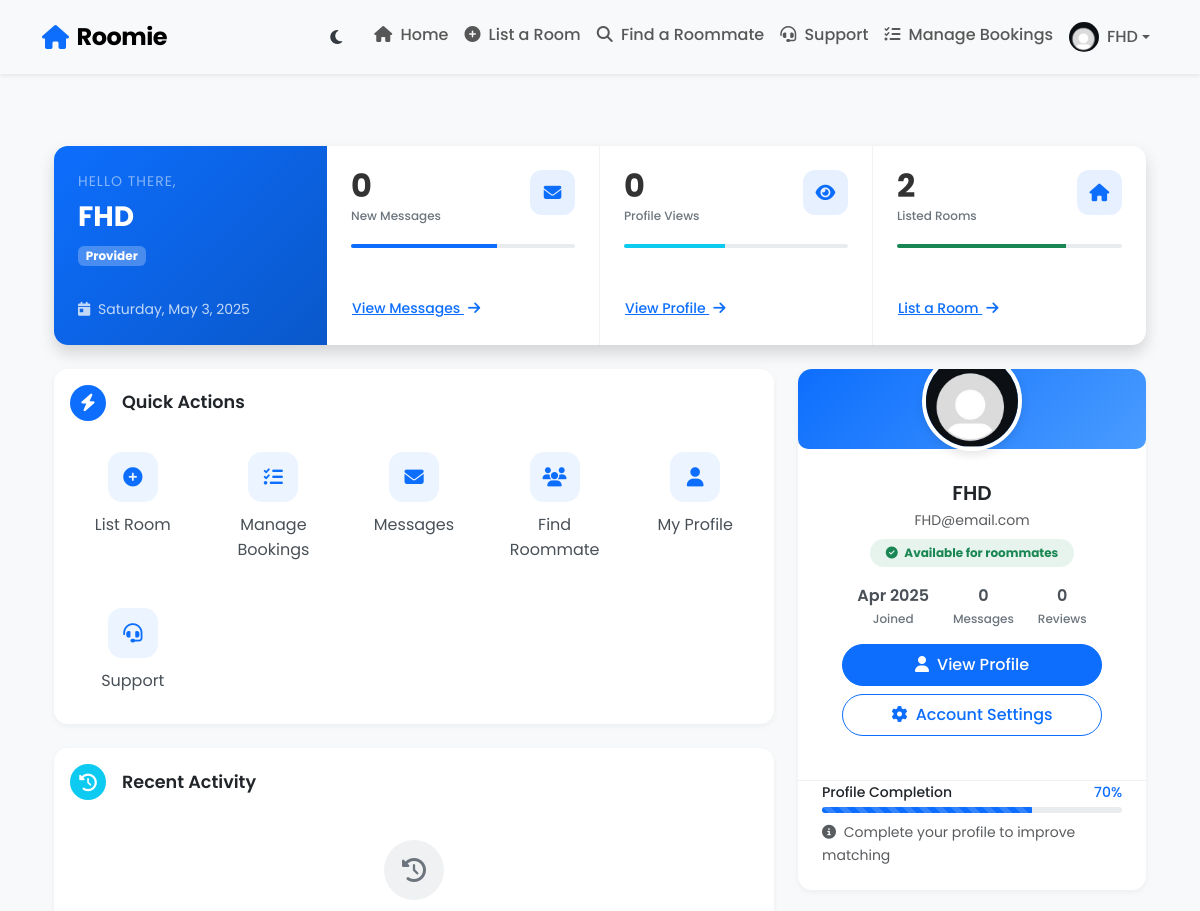
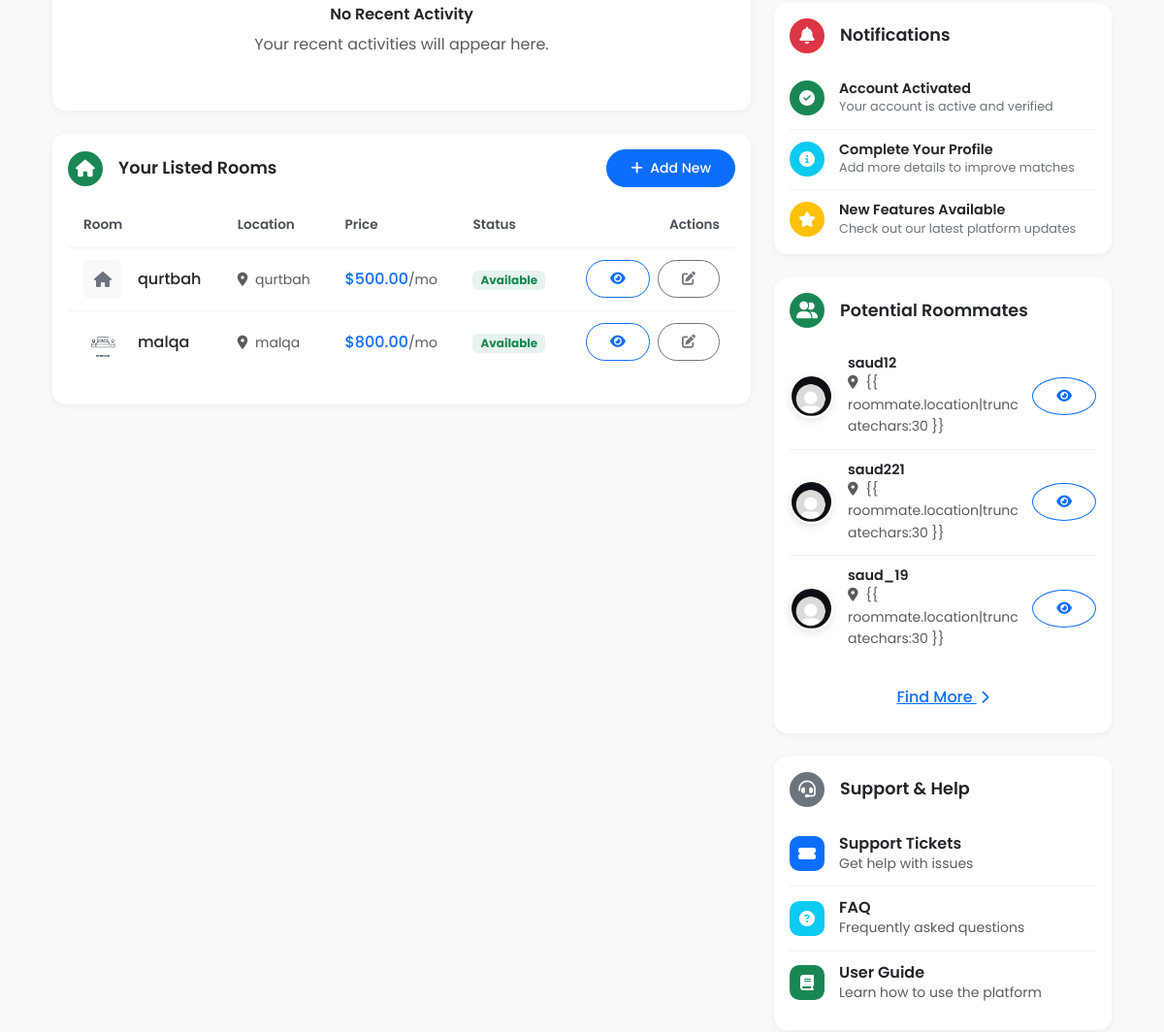
Page /dashboard/ (signed in, upper part) on the earlier database version (2 pictures, top to bottom).
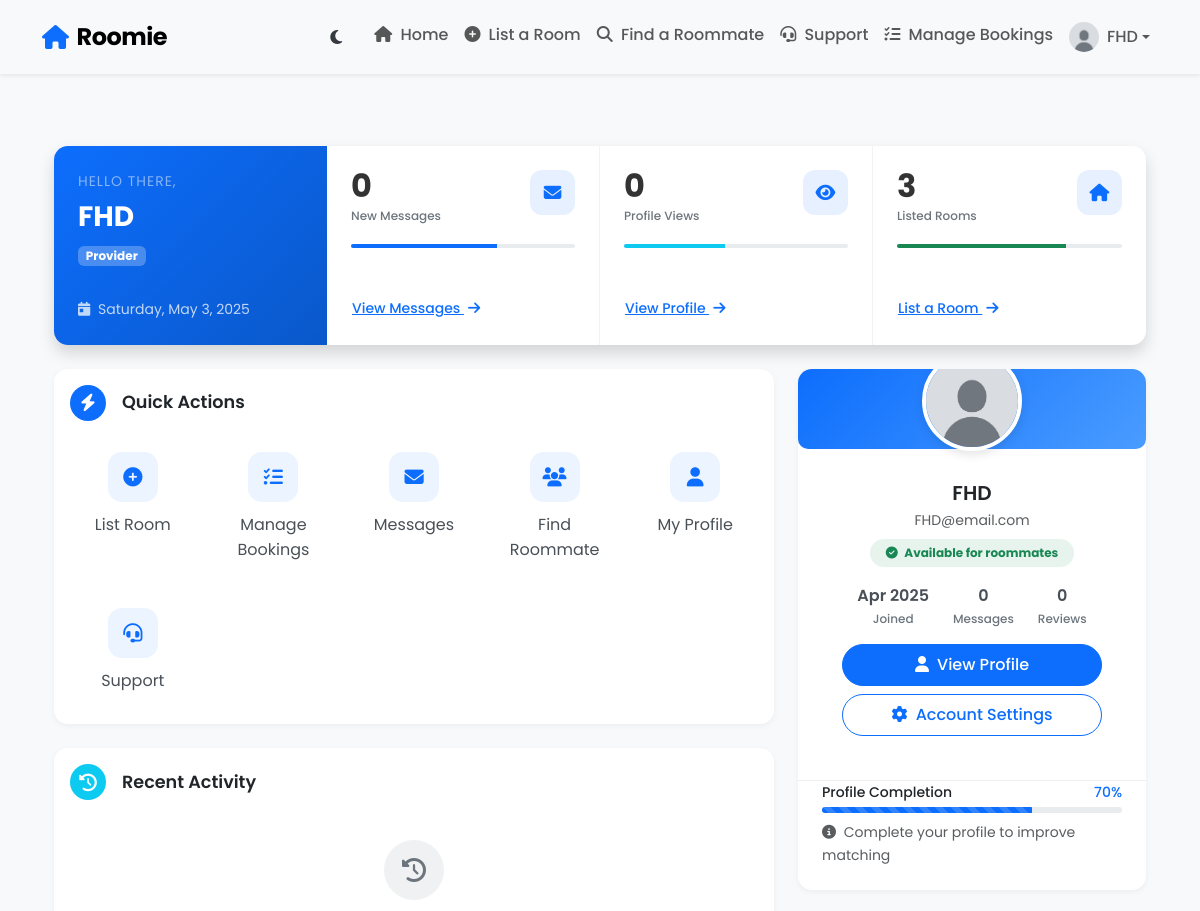
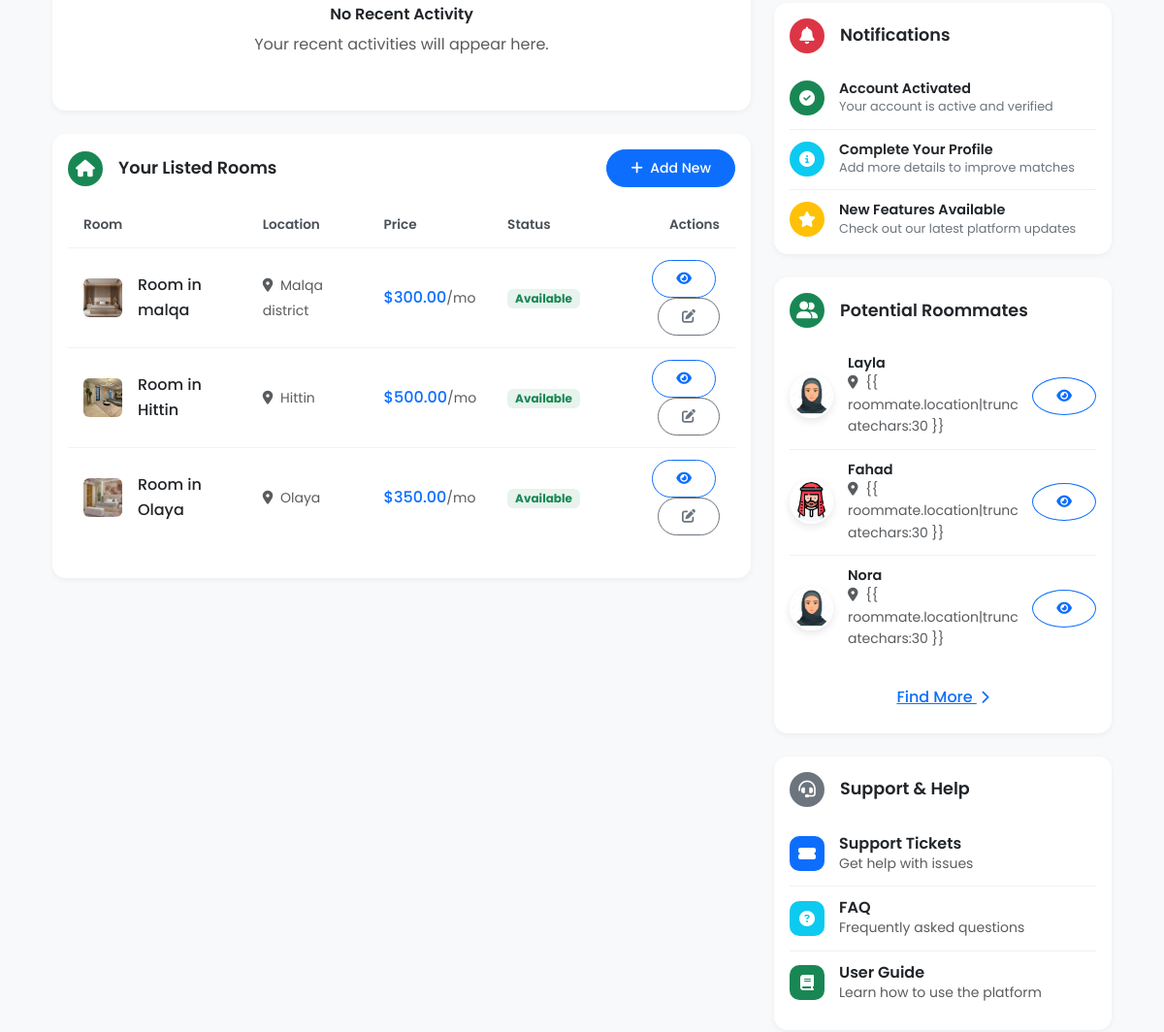
Same page on the later database version (2 pictures, top to bottom).
### core/models.py (models this page shows, shortened)
class User(AbstractUser):
    ACCOUNT_TYPE_CHOICES = [
        ('seeker', 'Seeker'),
        ('provider', 'Provider'),
    ]
    GENDER_CHOICES = [
        ('male', 'Male'),
        ('female', 'Female'),
    ]
    email = models.EmailField(unique=True)
    gender = models.CharField(max_length=10, choices=GENDER_CHOICES, blank=True, null=True)
    birthdate = models.DateField(blank=True, null=True)
    bio = models.TextField(blank=True, null=True)
    location = models.CharField(max_length=255, blank=True, null=True)
    profile_photo = models.ImageField(
        upload_to='profile_photos/',
        blank=True,
        null=True,
        default='profile_photos/default_user.jpg'  # Set default profile photo
    )
    account_type = models.CharField(max_length=10, choices=ACCOUNT_TYPE_CHOICES, default='seeker')
    is_available = models.BooleanField(default=True, help_text="Whether the user is currently available as a roommate")

class Room(models.Model):
    room_id = models.AutoField(primary_key=True)  # Custom primary key
    provider = models.ForeignKey(User, on_delete=models.CASCADE, related_name='rooms')
    title = models.CharField(max_length=200)
    description = models.TextField()
    location = models.CharField(max_length=255)
    rent = models.DecimalField(max_digits=8, decimal_places=2)
    room_type = models.CharField(max_length=20, choices=[
        ('private', 'Private Room'),
        ('shared', 'Shared Room'),
        ('studio', 'Studio'),
        ('apartment', 'Apartment'),
    ])
    bedrooms = models.PositiveIntegerField(default=1)  # Number of bedrooms
    is_available = models.BooleanField(default=True)
    image = models.ImageField(
        upload_to='images/',
        blank=True,
        null=True,
        default='/media/images/default_room.jpg'  # Set default room image
        )
    created_at = models.DateTimeField(auto_now_add=True)

### roomie/views.py (the view)
# urls.py: path('dashboard/', views.dashboard, name='dashboard'),
@login_required
def dashboard(request):
    user = request.user
    unread_messages = Message.objects.filter(recipient=user, is_read=False).count()
    recent_messages = Message.objects.filter(recipient=user).order_by('-timestamp')[:5]
    context = {
        'unread_messages': unread_messages,
        'recent_messages': recent_messages,
        'profile_views': 0,  # Placeholder for future profile view tracking feature
    }
    if user.account_type == 'seeker':
        recommended_rooms = Room.objects.filter(is_available=True).order_by('?')[:3]
        context['recommended_rooms'] = recommended_rooms
    else:
        recommended_roommates = User.objects.filter(account_type='seeker').order_by('?')[:3]
        context['recommended_roommates'] = recommended_roommates
    return render(request, 'dashboard.html', context)

### roomie/templates/dashboard.html (shortened to what the changed rows need)
{% extends 'base.html' %} {% load static %} {% block content %}
<div class="container-fluid dashboard-container py-4">
  <div class="row justify-content-center">
    <div class="col-xxl-10">
      <div class="row mb-4">
        <div class="col-12">
          <div class="card dashboard-header shadow">
            <div class="card-body p-0">
              <div class="row g-0">
                <div
                  class="col-lg-3 bg-gradient-primary text-white p-4 d-flex align-items-center"
                >
                  <div class="welcome-content">
                    <div class="welcome-greeting mb-2 small text-white-50">Hello there,</div>
                    <h2 class="welcome-title">{{ user.username }}</h2>
                    <div class="badge bg-white bg-opacity-25 text-white mb-3">
                      {{ user.get_account_type_display }}
                    </div>
                    <div class="dashboard-date mt-3 small">
                      <i class="fas fa-calendar-day me-1"></i> {% now "l, F j, Y" %}
                    </div>
                  </div>
                </div>
                <div class="col-lg-9">
                  <div class="row g-0 h-100">
                    <div class="col-md-4 dashboard-stat-card">
                      <div class="p-4 h-100 d-flex flex-column">
                        <div
                          class="d-flex justify-content-between align-items-start"
                        >
                          <div>
                            {% if user.account_type == 'provider' %}
                            <h3 class="stat-number mb-0">
                              {{ user.rooms.all.count|default:"0" }}
                            </h3>
                            <span class="stat-label">Listed Rooms</span>
                            {% else %}
                            <h3 class="stat-number mb-0">0</h3>
                            <span class="stat-label">Active Bookings</span>
                            {% endif %}
                          </div>
                        </div>
                      </div>
                    </div>
                  </div>
                </div>
              </div>
            </div>
          </div>
        </div>
      </div>
      <div class="row">
        <div class="col-lg-8 order-2 order-lg-1">
          {% if user.account_type == 'provider' %}
          <div class="card shadow-sm mb-4 dashboard-card">
            <div class="card-body">
              {% if user.rooms.all %}
              <div class="table-responsive rounded">
                <table class="table table-hover align-middle custom-table">
                  <thead>
                    <tr>
                      <th scope="col">Room</th>
                      <th scope="col">Location</th>
                      <th scope="col">Price</th>
                      <th scope="col">Status</th>
                      <th scope="col" class="text-end">Actions</th>
                    </tr>
                  </thead>
                  <tbody>
                    {% for room in user.rooms.all|slice:":3" %}
                    <tr>
                      <td>
                        <div class="d-flex align-items-center">
                          {% if room.image %}
                          <img
                            src="{{ room.image.url }}"
                            class="me-3 rounded"
                            style="width: 40px; height: 40px; object-fit: cover"
                            alt="{{ room.title }}"
                          />
                          {% else %}
                          <div
                            class="placeholder-img me-3 rounded"
                            style="width: 40px; height: 40px"
                          >
                            <i class="fas fa-home"></i>
                          </div>
                          {% endif %}
                          <span class="fw-medium">{{ room.title }}</span>
                        </div>
                      </td>
                      <td><span class="text-muted small"><i class="fas fa-map-marker-alt me-1"></i> {{ room.location }}</span></td>
                      <td><span class="fw-medium text-primary">${{ room.rent }}</span><span class="text-muted small">/mo</span></td>
                      <td>
                        {% if room.is_available %}
                        <span class="badge bg-success bg-opacity-10 text-success px-2 py-1">Available</span>
                        {% else %}
                        <span class="badge bg-secondary bg-opacity-10 text-secondary px-2 py-1">Not Available</span>
                        {% endif %}
                      </td>
                      <td class="text-end">
                        <a
                          href="{% url 'room_detail' room.room_id %}"
                          class="btn btn-sm btn-outline-primary rounded-pill me-1"
                        >
                          <i class="fas fa-eye"></i>
                        </a>
                        <a href="#" class="btn btn-sm btn-outline-secondary rounded-pill">
                          <i class="fas fa-edit"></i>
                        </a>
                      </td>
                    </tr>
                    {% endfor %}
                  </tbody>
                </table>
              </div>
              {% endif %}
            </div>
          </div>
          {% endif %}
        </div>
        <div class="col-lg-4 order-1 order-lg-2">
          <div class="card shadow-sm mb-4 dashboard-card profile-summary-card">
            <div class="card-body p-0">
              <div class="profile-header">
                {% if user.profile_photo %}
                <img
                  src="{{ user.profile_photo.url }}"
                  class="profile-img"
                  alt="{{ user.username }}"
                />
                {% else %}
                <img
                  src="/media/profile_photos/default_user.jpg"
                  class="profile-img"
                  alt="Default Profile"
                />
                {% endif %}
              </div>
              <div class="profile-info text-center">
                <h5 class="mb-1">{{ user.username }}</h5>
                <p class="text-muted mb-2 small">{{ user.email }}</p>
                {% if user.is_available %}
                <div class="mb-3">
                  <span class="badge bg-success-soft px-3 py-2 rounded-pill">
                  </span>
                </div>
                {% endif %}
                <div class="d-flex justify-content-center gap-4 mb-3">
                  <div class="profile-stat">
                    <div class="stat-value">{{ user.date_joined|date:"M Y" }}</div>
                    <div class="stat-label">Joined</div>
                  </div>
                  <div class="profile-stat">
                  </div>
                  <div class="profile-stat">
                  </div>
                </div>
                <div class="d-grid gap-2 profile-actions px-4">
                  <a
                    href="{% url 'user_profile' user.id %}"
                    class="btn btn-primary rounded-pill"
                  >
                  </a>
                  <a href="#" class="btn btn-outline-primary rounded-pill">
                  </a>
                </div>
              </div>
            </div>
          </div>
          {% if user.account_type == 'provider' %}
          <div class="card shadow-sm mb-4 dashboard-card">
            <div class="card-body">
              {% if recommended_roommates %}
              <div class="potential-matches">
                {% for roommate in recommended_roommates|slice:":3" %}
                <div class="potential-match-item">
                  <div class="match-avatar">
                    {% if roommate.profile_photo %}
                    <img
                      src="{{ roommate.profile_photo.url }}"
                      alt="{{ roommate.username }}"
                    />
                    {% else %}
                    <img
                      src="/media/profile_photos/default_user.jpg"
                      alt="Default Profile"
                    />
                    {% endif %}
                  </div>
                  <div class="match-info">
                    <h6 class="mb-0">{{ roommate.username }}</h6>
                    <p class="small text-muted mb-0">
                      {% if roommate.location %}
                      <i class="fas fa-map-marker-alt me-1"></i> {{
                      roommate.location|truncatechars:30 }} {% else %}
                      <i class="fas fa-user me-1"></i> Roommate Seeker {% endif %}
                    </p>
                  </div>
                  <div class="match-action">
                    <a
                      href="{% url 'user_profile' roommate.id %}"
                      class="btn btn-sm btn-outline-primary rounded-circle"
                    >
                      <i class="fas fa-eye"></i>
                    </a>
                  </div>
                </div>
                {% endfor %}
              </div>
              {% endif %}
            </div>
          </div>
          {% endif %}
        </div>
      </div>
    </div>
  </div>
</div>
{% endblock %}

### roomie/templates/base.html (shortened to what this page needs)
{% load static %}
<!DOCTYPE html>
<html lang="en" data-bs-theme="light">
  <head>
    <link
      rel="stylesheet"
      href="https://cdn.jsdelivr.net/npm/bootstrap@5.3.0/dist/css/bootstrap.min.css"
    />
    <link
      rel="stylesheet"
      href="https://cdnjs.cloudflare.com/ajax/libs/font-awesome/6.4.0/css/all.min.css"
    />
    <link rel="stylesheet" href="{% static 'roomie/styles.css' %}" />
  </head>
  <body class="page-transition">
    <nav class="navbar navbar-expand-lg navbar-light bg-light shadow-sm sticky-top">
      <div class="container">
        <a class="navbar-brand d-flex align-items-center" href="{% url 'home' %}">
          <i class="fas fa-home me-2 text-primary"></i>
          <span class="fw-bold">Roomie</span>
        </a>
        <div class="collapse navbar-collapse" id="navbarNav">
          <ul class="navbar-nav ms-auto">
            <li class="nav-item d-flex align-items-center">
              <div class="theme-toggle-btn" id="themeToggle" title="Toggle Dark Mode">
                <i class="fas fa-moon"></i>
              </div>
            </li>
            <li class="nav-item">
              <a class="nav-link" href="{% url 'home' %}">
                <i class="fas fa-home me-1"></i> Home
              </a>
            </li>
            {% if user.is_authenticated and user.account_type == 'provider' %}
            <li class="nav-item">
              <a class="nav-link" href="{% url 'list_room' %}">
                <i class="fas fa-plus-circle me-1"></i> List a Room
              </a>
            </li>
            {% endif %}
            <li class="nav-item">
              <a class="nav-link" href="{% url 'find_roommate' %}">
                <i class="fas fa-search me-1"></i> Find a Roommate
              </a>
            </li>
            <li class="nav-item">
              {% if user.is_authenticated %}
              <a class="nav-link" href="{% url 'support_home' %}">
                <i class="fas fa-headset me-1"></i> Support
              </a>
              {% else %}
              <a class="nav-link" href="{% url 'faq' %}">
                <i class="fas fa-question-circle me-1"></i> Support
              </a>
              {% endif %}
            </li>
            {% if user.is_authenticated %}
              {% if user.account_type == 'provider' %}
              <li class="nav-item">
                <a class="nav-link" href="{% url 'manage_bookings' %}">
                  <i class="fas fa-tasks me-1"></i> Manage Bookings
                </a>
              </li>
              {% endif %}
              <li class="nav-item dropdown">
                <a
                  class="nav-link dropdown-toggle d-flex align-items-center"
                  href="#"
                  id="navbarDropdown"
                  role="button"
                  data-bs-toggle="dropdown"
                  aria-expanded="false"
                >
                  {% if user.profile_photo %}
                  <img
                    src="{{ user.profile_photo.url }}"
                    class="rounded-circle"
                    style="width: 30px; height: 30px; object-fit: cover"
                    alt="Profile"
                  />
                  {% endif %}
                  <span class="ms-2">{{ user.username }}</span>
                </a>
              </li>
            {% endif %}
          </ul>
        </div>
      </div>
    </nav>
    <main class="container py-5">
      {% block content %}{% endblock %}
    </main>
  </body>
</html>

Differences in the rows shown:
removed Room: title "qurtbah", location "qurtbah", rent "500.00", is_available "Available"
removed Room: image (placeholder picture), title "malqa", location "malqa", rent "800.00", is_available "Available"
removed User: profile_photo (placeholder picture), username "saud12", location "riy" (drawn)
removed User: username "saud221", location "riy" (drawn)
removed User: username "saud_19", location "Riyadh" (drawn)
changed User "FHD": profile_photo: a different picture; rooms.all.count "2" → "3"
added Room: image (picture), title "Room in malqa", location "Malqa district", rent "300.00", is_available "Available"
added Room: image (picture), title "Room in Hittin", location "Hittin", rent "500.00", is_available "Available"
added Room: image (picture), title "Room in Olaya", location "Olaya", rent "350.00", is_available "Available"
added User: profile_photo (picture), username "Layla", shows "{{ roommate.location|truncatechars:30 }}"
added User: profile_photo (picture), username "Fahad", location "Qurtbah" (drawn)
added User: profile_photo (picture), username "Nora", location "Nakheel" (drawn)
